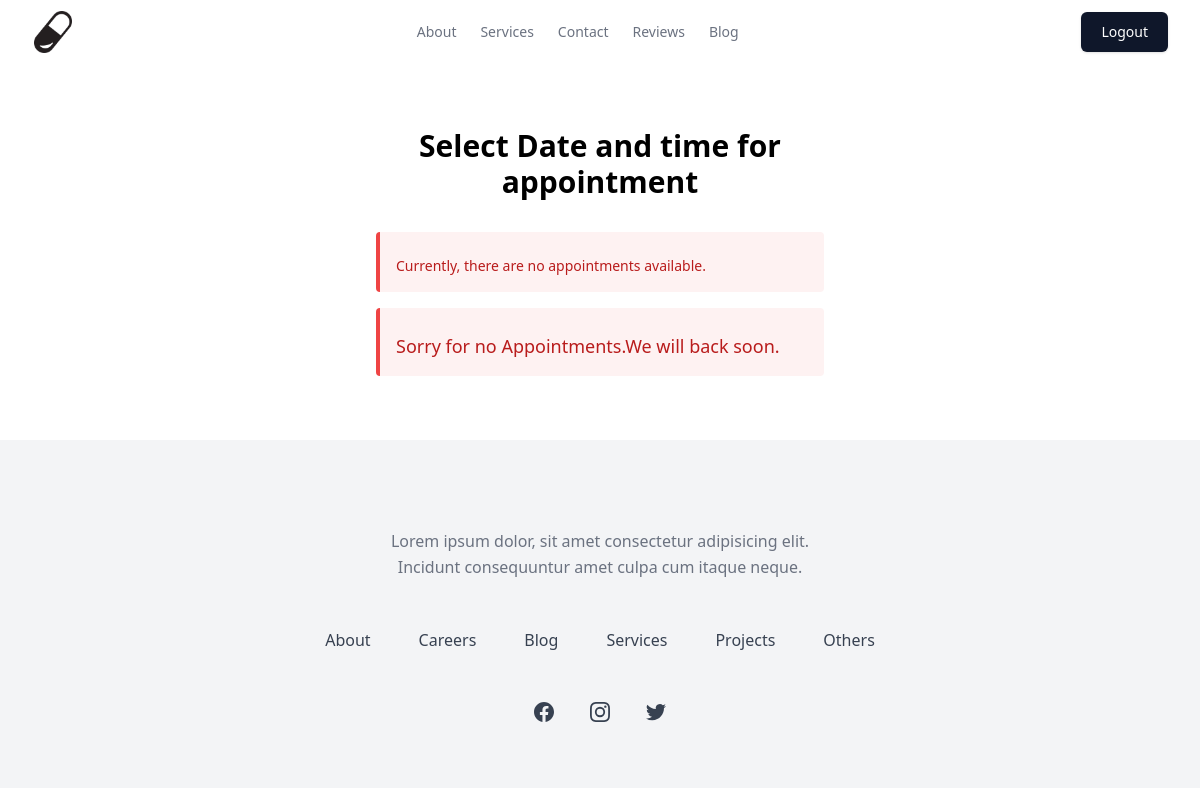
The page /select_date_time/ (signed in) on the database as committed earlier.
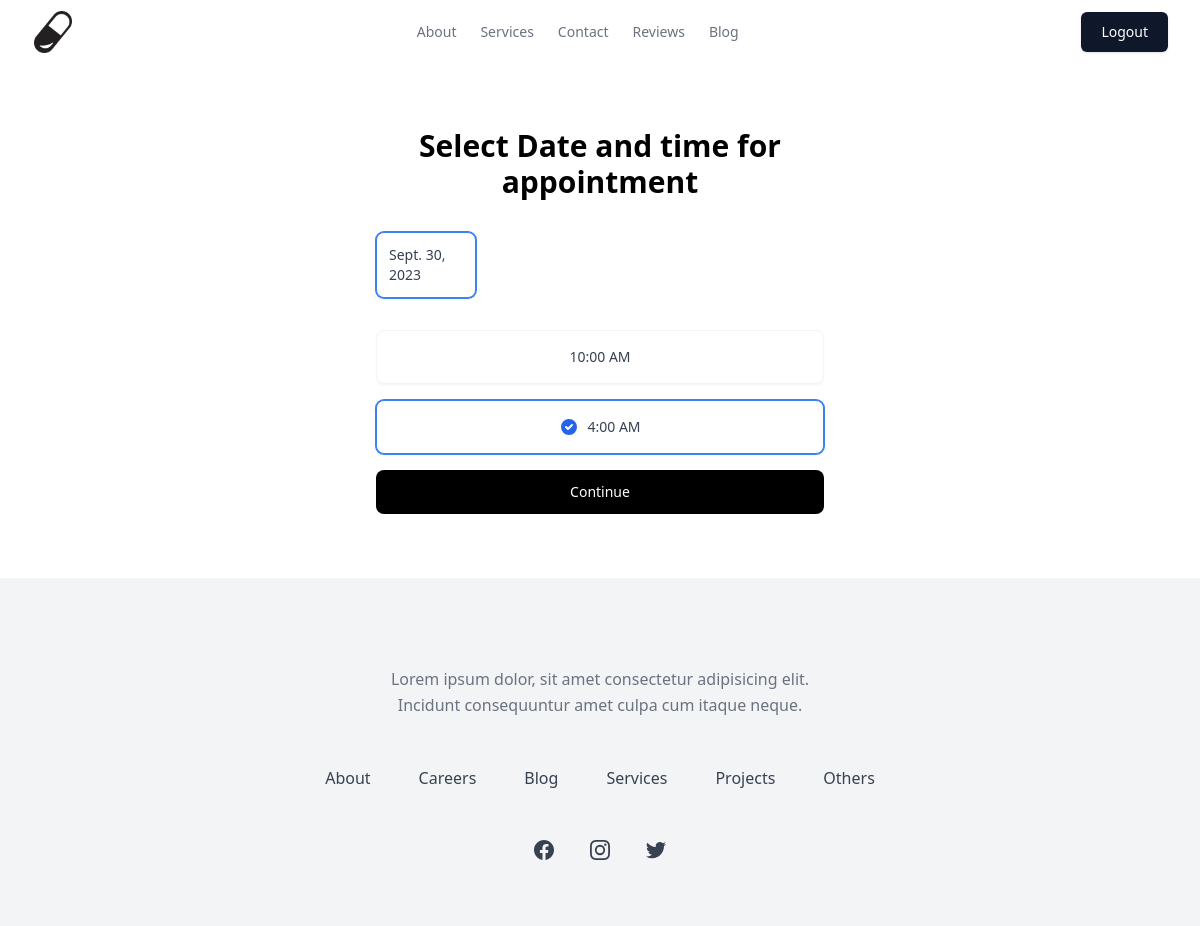
The same page on the database as committed later.
### app/models.py (models this page shows, shortened)
class Dates(models.Model):
    date = models.DateField()
    class Meta:
        verbose_name_plural = "Date"

### app/login_required.py (the view)
        def _wrapped_func(request , *args , **kwargs):
            if not request.session.get("patient"):
                return redirect(login_url)
            return view_func(request , *args , **kwargs)

### app/login_required.py (called while the page is built)
def patient_login_required(login_url=None):
    def decorator(view_func):
        def _wrapped_func(request , *args , **kwargs):
            if not request.session.get("patient"):
                return redirect(login_url)
            return view_func(request , *args , **kwargs)
        return _wrapped_func
    return decorator

### app/views.py (called while the page is built, shortened)
@patient_login_required(login_url='login')
def select_date_and_time(request):
    dates = Dates.objects.all()
    return render(request, 'select_date_time_appointment.html', {'dates': dates , 'title':'Select date and time'})

### app/templates/select_date_time_appointment.html (shortened to what this page needs)
{% extends 'base.html' %}
{% load widget_tweaks %}
{% block content %}
<div class="mx-auto max-w-screen-xl px-4 py-16 sm:px-6 lg:px-8">
    <div class="mx-auto max-w-lg text-center">
      <h1 class="text-2xl font-bold sm:text-3xl">Select Date and time for appointment</h1>
    </div>
    <form action="" method="POST" class="mx-auto mb-0 mt-8 max-w-md space-y-4">
      {% if dates %}
        <fieldset class="grid grid-cols-4 gap-4">
              {% for date in dates %}
                <div>
                    <label for="{{ date.date|date:'Y-m-d'|slugify }}" class="block cursor-pointer rounded-lg border border-gray-100 bg-white p-3 text-sm font-medium shadow-sm hover:border-gray-200 peer-checked:border-blue-500 peer-checked:ring-1 peer-checked:ring-blue-500">
                        <p class="text-gray-700">{{ date.date}}</p>
                    </label>
                </div>
              {% endfor %}
        </fieldset>
        <fieldset class="space-y-4">
          <div>
            <label for="10:00 AM" class="flex cursor-pointer items-center justify-center rounded-lg border border-gray-100 bg-white p-4 text-sm font-medium shadow-sm hover:border-gray-200 peer-checked:border-blue-500 peer-checked:ring-1 peer-checked:ring-blue-500">
              <div class="flex items-center gap-2">
                <p class="text-gray-700">10:00 AM</p>
              </div>
            </label>
          </div>
          <div>
              <label for="4:00 PM" class="flex cursor-pointer items-center justify-center rounded-lg border border-gray-100 bg-white p-4 text-sm font-medium shadow-sm hover:border-gray-200 peer-checked:border-blue-500 peer-checked:ring-1 peer-checked:ring-blue-500">
                <div class="flex items-center gap-2">
                  <svg class="hidden h-5 w-5 text-blue-600" xmlns="http://www.w3.org/2000/svg" viewBox="0 0 20 20" fill="currentColor">
                    <path fill-rule="evenodd" d="M10 18a8 8 0 100-16 8 8 0 000 16zm3.707-9.293a1 1 0 00-1.414-1.414L9 10.586 7.707 9.293a1 1 0 00-1.414 1.414l2 2a1 1 0 001.414 0l4-4z" clip-rule="evenodd"/>
                  </svg>
                  <p class="text-gray-700">4:00 AM</p>
                </div>
              </label>
          </div>
        </fieldset>
        <button type="submit" class="block w-full rounded-lg bg-black px-5 py-3 text-sm font-medium text-white">Continue</button>
      {% else %}
        <div class="rounded border-s-4 w-full mb-1 border-red-500 bg-red-50 p-4">
          <p class="mt-2 text-sm w-full text-red-700">
            Currently, there are no appointments available.
          </p>
        </div>
        <div class="rounded border-s-4 w-full mb-1 mt-3 border-red-500 bg-red-50 p-4">
          <h3 class="mt-2 text-lg w-full text-red-700">
            Sorry for no Appointments.We will back soon.
          </h3>
        </div>
      {% endif %}
    </form>
</div>
{% endblock %}

Rows that differ between the two databases and show on the page:
added Dates: date "Sept. 30, 2023"
Other text that changed with them:
text no longer shown: "Currently, there are no appointments available. Sorry for no Appointments.We will back soon."
text now shown: "10:00 AM 4:00 AM Continue"
